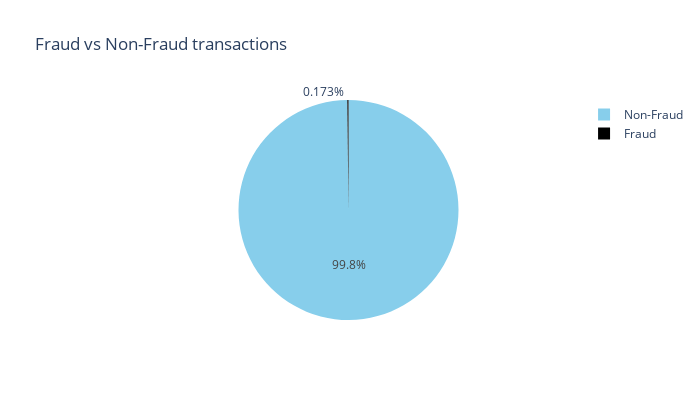

Notebook source saved alongside this figure:
### Code cell
labels=["Non-Fraud","Fraud"]

fraud_or_not = data["Class"].value_counts().tolist()
values = [fraud_or_not[0], fraud_or_not[1]]

fig = px.pie(values=data['Class'].value_counts(), names=labels , width=700, height=400, color_discrete_sequence=["skyblue","black"]
             ,title="Fraud vs Non-Fraud transactions")
fig.show()

### Figure 1 — Plotly figure (JSON) as saved in the notebook; plotly's stock layout.template omitted (floating-point values rounded to 4 significant figures)
{"data": [{"domain": {"x": [0, 1], "y": [0, 1]}, "hovertemplate": "label=%{label}<br>value=%{value}<extra></extra>", "labels": ["Non-Fraud", "Fraud"], "legendgroup": "", "name": "", "showlegend": true, "type": "pie", "values": [284315, 492]}], "layout": {"height": 400, "legend": {"tracegroupgap": 0}, "piecolorway": ["skyblue", "black"], "title": {"text": "Fraud vs Non-Fraud transactions"}, "width": 700}}
